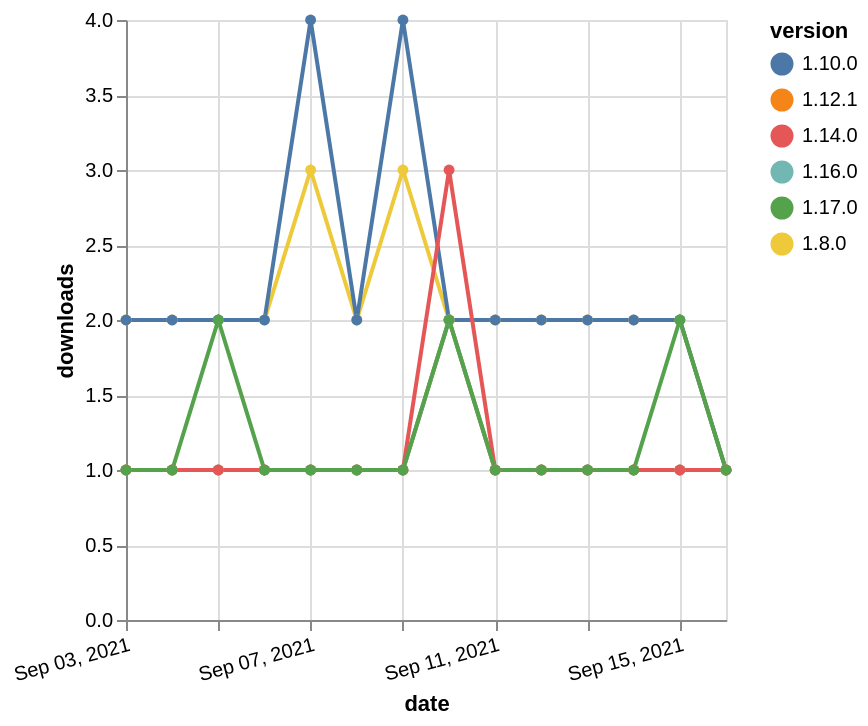

Vega-Lite specification for this chart:
### Vega-Lite specification from a JSON file in a GitHub repository (floating-point values rounded to 4 significant figures)
{"$schema": "https://vega.github.io/schema/vega-lite/v5.json", "description": "A simple bar chart with embedded data.", "data": {"values": [{"date": "2021-09-03", "total": 2309, "delta": 2, "version": "1.8.0"}, {"date": "2021-09-04", "total": 2311, "delta": 2, "version": "1.8.0"}, {"date": "2021-09-05", "total": 2313, "delta": 2, "version": "1.8.0"}, {"date": "2021-09-06", "total": 2315, "delta": 2, "version": "1.8.0"}, {"date": "2021-09-07", "total": 2318, "delta": 3, "version": "1.8.0"}, {"date": "2021-09-08", "total": 2320, "delta": 2, "version": "1.8.0"}, {"date": "2021-09-09", "total": 2323, "delta": 3, "version": "1.8.0"}, {"date": "2021-09-10", "total": 2325, "delta": 2, "version": "1.8.0"}, {"date": "2021-09-11", "total": 2327, "delta": 2, "version": "1.8.0"}, {"date": "2021-09-12", "total": 2329, "delta": 2, "version": "1.8.0"}, {"date": "2021-09-13", "total": 2331, "delta": 2, "version": "1.8.0"}, {"date": "2021-09-14", "total": 2333, "delta": 2, "version": "1.8.0"}, {"date": "2021-09-15", "total": 2335, "delta": 2, "version": "1.8.0"}, {"date": "2021-09-16", "total": 2336, "delta": 1, "version": "1.8.0"}, {"date": "2021-09-03", "total": 2422, "delta": 2, "version": "1.10.0"}, {"date": "2021-09-04", "total": 2424, "delta": 2, "version": "1.10.0"}, {"date": "2021-09-05", "total": 2426, "delta": 2, "version": "1.10.0"}, {"date": "2021-09-06", "total": 2428, "delta": 2, "version": "1.10.0"}, {"date": "2021-09-07", "total": 2432, "delta": 4, "version": "1.10.0"}, {"date": "2021-09-08", "total": 2434, "delta": 2, "version": "1.10.0"}, {"date": "2021-09-09", "total": 2438, "delta": 4, "version": "1.10.0"}, {"date": "2021-09-10", "total": 2440, "delta": 2, "version": "1.10.0"}, {"date": "2021-09-11", "total": 2442, "delta": 2, "version": "1.10.0"}, {"date": "2021-09-12", "total": 2444, "delta": 2, "version": "1.10.0"}, {"date": "2021-09-13", "total": 2446, "delta": 2, "version": "1.10.0"}, {"date": "2021-09-14", "total": 2448, "delta": 2, "version": "1.10.0"}, {"date": "2021-09-15", "total": 2450, "delta": 2, "version": "1.10.0"}, {"date": "2021-09-16", "total": 2451, "delta": 1, "version": "1.10.0"}, {"date": "2021-09-03", "total": 229, "delta": 1, "version": "1.12.1"}, {"date": "2021-09-04", "total": 230, "delta": 1, "version": "1.12.1"}, {"date": "2021-09-05", "total": 231, "delta": 1, "version": "1.12.1"}, {"date": "2021-09-06", "total": 232, "delta": 1, "version": "1.12.1"}, {"date": "2021-09-07", "total": 233, "delta": 1, "version": "1.12.1"}, {"date": "2021-09-08", "total": 234, "delta": 1, "version": "1.12.1"}, {"date": "2021-09-09", "total": 235, "delta": 1, "version": "1.12.1"}, {"date": "2021-09-10", "total": 237, "delta": 2, "version": "1.12.1"}, {"date": "2021-09-11", "total": 238, "delta": 1, "version": "1.12.1"}, {"date": "2021-09-12", "total": 239, "delta": 1, "version": "1.12.1"}, {"date": "2021-09-13", "total": 240, "delta": 1, "version": "1.12.1"}, {"date": "2021-09-14", "total": 241, "delta": 1, "version": "1.12.1"}, {"date": "2021-09-15", "total": 242, "delta": 1, "version": "1.12.1"}, {"date": "2021-09-16", "total": 243, "delta": 1, "version": "1.12.1"}, {"date": "2021-09-03", "total": 174, "delta": 1, "version": "1.16.0"}, {"date": "2021-09-04", "total": 175, "delta": 1, "version": "1.16.0"}, {"date": "2021-09-05", "total": 176, "delta": 1, "version": "1.16.0"}, {"date": "2021-09-06", "total": 177, "delta": 1, "version": "1.16.0"}, {"date": "2021-09-07", "total": 178, "delta": 1, "version": "1.16.0"}, {"date": "2021-09-08", "total": 179, "delta": 1, "version": "1.16.0"}, {"date": "2021-09-09", "total": 180, "delta": 1, "version": "1.16.0"}, {"date": "2021-09-10", "total": 182, "delta": 2, "version": "1.16.0"}, {"date": "2021-09-11", "total": 183, "delta": 1, "version": "1.16.0"}, {"date": "2021-09-12", "total": 184, "delta": 1, "version": "1.16.0"}, {"date": "2021-09-13", "total": 185, "delta": 1, "version": "1.16.0"}, {"date": "2021-09-14", "total": 186, "delta": 1, "version": "1.16.0"}, {"date": "2021-09-15", "total": 187, "delta": 1, "version": "1.16.0"}, {"date": "2021-09-16", "total": 188, "delta": 1, "version": "1.16.0"}, {"date": "2021-09-03", "total": 315, "delta": 1, "version": "1.14.0"}, {"date": "2021-09-04", "total": 316, "delta": 1, "version": "1.14.0"}, {"date": "2021-09-05", "total": 317, "delta": 1, "version": "1.14.0"}, {"date": "2021-09-06", "total": 318, "delta": 1, "version": "1.14.0"}, {"date": "2021-09-07", "total": 319, "delta": 1, "version": "1.14.0"}, {"date": "2021-09-08", "total": 320, "delta": 1, "version": "1.14.0"}, {"date": "2021-09-09", "total": 321, "delta": 1, "version": "1.14.0"}, {"date": "2021-09-10", "total": 324, "delta": 3, "version": "1.14.0"}, {"date": "2021-09-11", "total": 325, "delta": 1, "version": "1.14.0"}, {"date": "2021-09-12", "total": 326, "delta": 1, "version": "1.14.0"}, {"date": "2021-09-13", "total": 327, "delta": 1, "version": "1.14.0"}, {"date": "2021-09-14", "total": 328, "delta": 1, "version": "1.14.0"}, {"date": "2021-09-15", "total": 329, "delta": 1, "version": "1.14.0"}, {"date": "2021-09-16", "total": 330, "delta": 1, "version": "1.14.0"}, {"date": "2021-09-03", "total": 157, "delta": 1, "version": "1.17.0"}, {"date": "2021-09-04", "total": 158, "delta": 1, "version": "1.17.0"}, {"date": "2021-09-05", "total": 160, "delta": 2, "version": "1.17.0"}, {"date": "2021-09-06", "total": 161, "delta": 1, "version": "1.17.0"}, {"date": "2021-09-07", "total": 162, "delta": 1, "version": "1.17.0"}, {"date": "2021-09-08", "total": 163, "delta": 1, "version": "1.17.0"}, {"date": "2021-09-09", "total": 164, "delta": 1, "version": "1.17.0"}, {"date": "2021-09-10", "total": 166, "delta": 2, "version": "1.17.0"}, {"date": "2021-09-11", "total": 167, "delta": 1, "version": "1.17.0"}, {"date": "2021-09-12", "total": 168, "delta": 1, "version": "1.17.0"}, {"date": "2021-09-13", "total": 169, "delta": 1, "version": "1.17.0"}, {"date": "2021-09-14", "total": 170, "delta": 1, "version": "1.17.0"}, {"date": "2021-09-15", "total": 172, "delta": 2, "version": "1.17.0"}, {"date": "2021-09-16", "total": 173, "delta": 1, "version": "1.17.0"}]}, "width": "container", "mark": {"type": "line", "point": {"filled": true}}, "encoding": {"x": {"field": "date", "type": "temporal", "timeUnit": "yearmonthdate", "title": "date", "axis": {"labelAngle": -15}}, "y": {"field": "delta", "type": "quantitative", "title": "downloads"}, "color": {"field": "version", "type": "nominal"}, "tooltip": {"field": "delta"}}}
